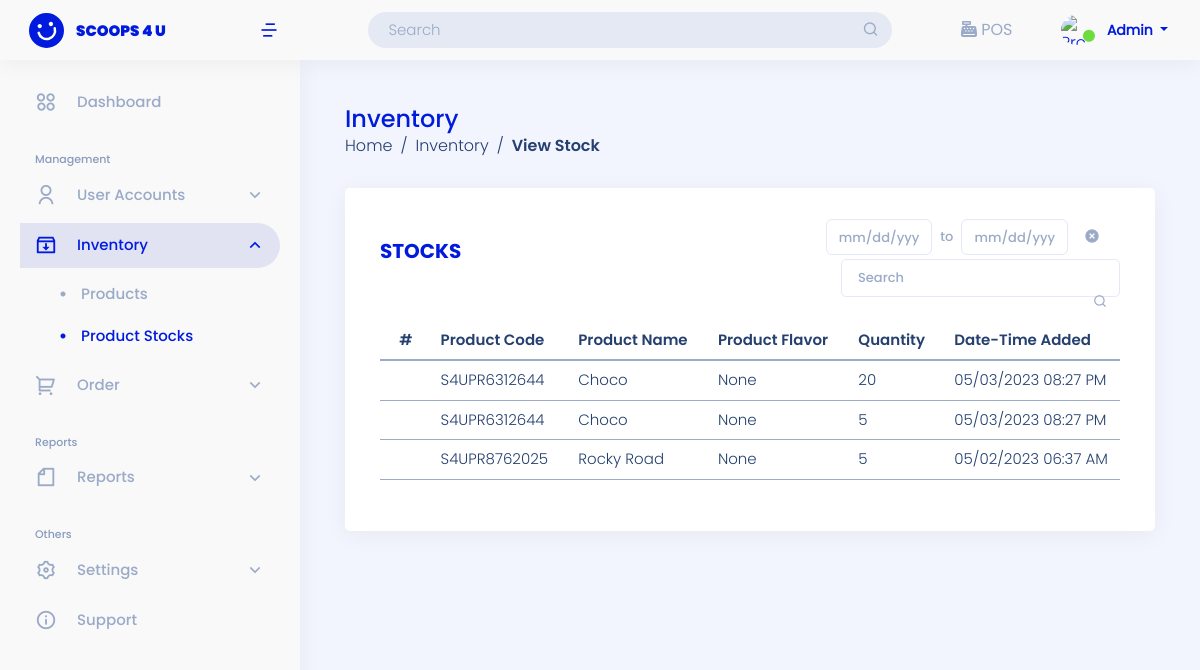
The app's page /user-site/view-inventory/ (signed in), older data.
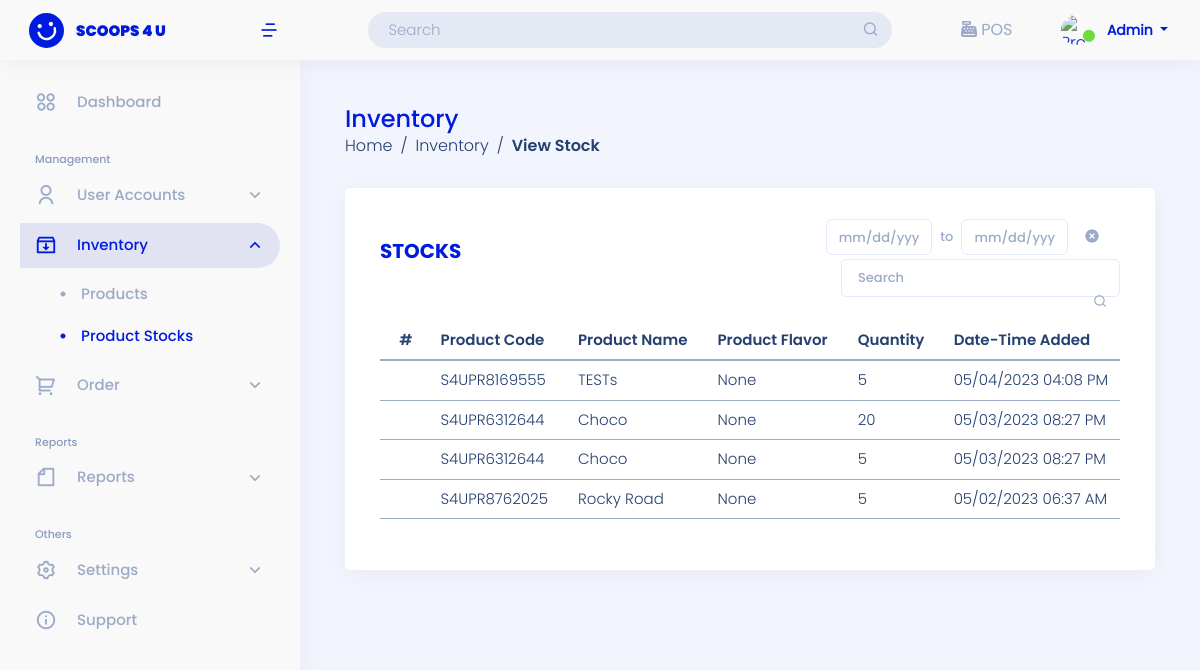
The same page, newer data.
### admin_site/models.py (models this page shows, shortened)
class By_Batch(models.Model):
    product_code = models.CharField( max_length=200, null=True,verbose_name='Product Code')
    product_name = models.CharField( max_length=200, null=True,verbose_name='Product Name')
    product_flavor = models.CharField( max_length=200, null=True, verbose_name='Product Flavor')
    product_batch =  models.CharField(max_length=200, null=True, verbose_name='Batch Number')
    product_quantity =  models.IntegerField(null=True,  verbose_name='Quantity')
    product_expired =  models.DateField( null=True, verbose_name='Expiration Date')
    created_at =models.DateTimeField(default=timezone.now,  verbose_name='created')

### admin_site/views.py (the view)
# urls.py: path('view-inventory/', views.view_inventory, name='view_inventory'),
@login_required(login_url='landing_page:login')
def view_inventory(request):
    list_inventory = By_Batch.objects.all().order_by('-id')
    context = {
        'list_inventory':list_inventory,
        'sidebar' : 'stocks'
    }
    return render(request, 'admin_site/inventory/view.html', context)

### templates/admin_site/inventory/view.html (shortened to what the changed rows need)
{% extends 'admin_site/base.html' %}
{% block content %}
<main id="main" class="main mt-5">
    <div class="pagetitle">
        <h1>Inventory</h1>
    </div>
    <section class="section">
        <div class="row">
            <div class="col-lg-12">
                <div class="card">
                    <div class="card-body mt-3">
                            {% if list_inventory %}
                            <div class="table-responsive">
                                <table id="tableView" class="table table-hover" style="width: 100%">
                                    <thead>
                                        <tr>
                                            <th scope="col">#</th>
                                            <th scope="col">Product Code</th>
                                            <th scope="col">Product Name</th>
                                            <th scope="col">Product Flavor</th>
                                            <th scope="col">Quantity</th>
                                            <th scope="col">Date-Time Added</th>
                                        </tr>
                                    </thead>
                                    <tbody>
                                        {% for list in  list_inventory %}
                                        <tr>
                                            <td class="num-row"></td>
                                            <td class="text-decoration-none">{{ list.product_code }}</td>
                                            <td style="text-transform: capitalize;">{{ list.product_name }}</td>
                                            <td style="text-transform: capitalize;">{{ list.product_flavor }}</td>
                                            <td>{{ list.product_quantity }}</td>
                                            <td>{{ list.created_at|date:"m/d/Y h:i A" }}</td>
                                        </tr>
                                        {% endfor %}
                                    </tbody>
                                </table>
                            </div>
                        {% endif %}
                    </div>
                </div>
            </div>
        </div>
    </section>
</main>
{% endblock content %}

Row changes from the older to the newer data that the page shows:
added By_Batch: product_code "S4UPR8169555", product_name "TESTs", product_flavor "None", product_quantity "5", created_at "05/04/2023 04:08 PM"
